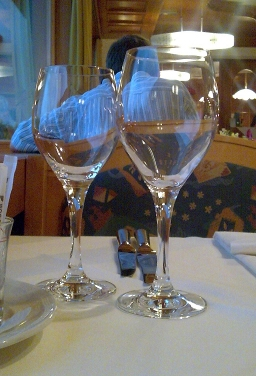
%> input picture TP6_demosaicing_Bayer/images/TestImage.jpg, 256 x 376 px
$ octave Random_demosai.m   (GNU Octave 9; MATLAB toolbox functions it lacks are replaced by stand-ins)
%> lines starting %> are read from the running program, lines starting %| are printed output that depends on the picture
%David Alleysson Janvier 2010
%DemosaicRandom
%Simulation program related to
%Spatially Coherent Image Reconstruction from a Trichromatic Mosaic with
%Random Arrangement of Chromatic samples
%Ophalmic and Physiological Optic, Special Issue, nXX, ppXX, 2010
%This code is for research only and protected by
%FR07/04181 and PCTFR2008000806

close all
clear all

%Read an image from disk
%change file with your image
%image should be a colour image with three channel (i.e. RGB)
I = double(imread('TestImage.jpg'))/255;
figure
image(I)
axis('image')
title('Original Image')

%getting the size of the image
[H W P] = size(I);
%> H = 376; W = 256; P = 3

%Create the random trichromatic mosaic
tmp = rand(H,W);
mR = tmp<1/3;
mG = (tmp>=1/3) & (tmp<2/3);
mB = (tmp>2/3);
figure
image(cat(3,mR,mG,mB))
axis('image')
title('Random trichromatic mosaic')
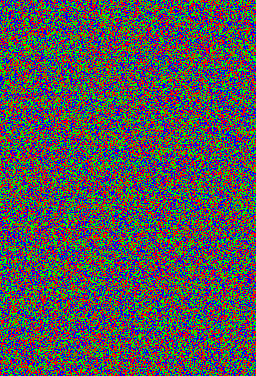
%> displayed picture: size 376x256x3, on the screen's scale of 0 to 255; mean R, G, B 0.335, 0.332, 0.333; drawn with 1 as white

%Create the image as it is sampled by the mosaic
I2 = cat(3,I(:,:,1).*mR,I(:,:,2).*mG,I(:,:,3).*mB);
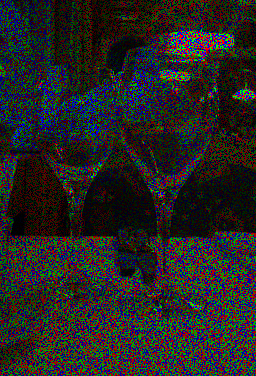
%> I2: size 376x256x3 double; mean R, G, B 0.151, 0.146, 0.142


%Create a BW image from the mosaic to simulate
%responses of photoreceptors
CFA = sum(I2,3);
figure
image(CFA*255)
colormap(gray(256))
axis('image')
title('Simulated cone responses')

%spatial filter
f = [1 2 1
     2 4 2
     1 2 1];
f = conv2(conv2(f,f),f); %extension of the filter on a larger size
f = f/sum(f(:)); %normalisation of the filter


%Estimation of achromatic information with normalized convolution
L = conv2(I2(:,:,1),f,'same')./conv2(double(mR),f,'same')+...
    conv2(I2(:,:,2),f,'same')./conv2(double(mG),f,'same')+...
    conv2(I2(:,:,3),f,'same')./conv2(double(mB),f,'same');
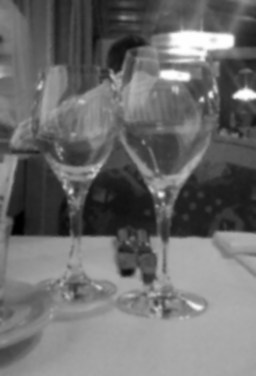
%> L: size 376x256 double; min 0.0536, max 3, mean 1.32; drawn with min black and max white

%estimation of Parvocellular information (i.e. removal of low frequencies
% achromatic from the mosaic)
Parvo = CFA-L;

%Demultiplexage of Parvo information
Chr = cat(3,Parvo.*mR,Parvo.*mG,Parvo.*mB);
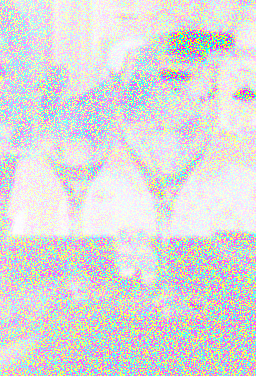
%> Chr: size 376x256x3 double; mean R, G, B -0.29, -0.291, -0.298; drawn with min black and max white
%Interpolation of the chrominance by normalized convolution
Chr2(:,:,1) = conv2(Chr(:,:,1),f,'same')./conv2(double(mR),f,'same');
Chr2(:,:,2) = conv2(Chr(:,:,2),f,'same')./conv2(double(mG),f,'same');
Chr2(:,:,3) = conv2(Chr(:,:,3),f,'same')./conv2(double(mB),f,'same');
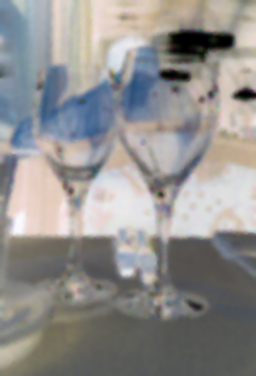
%> Chr2: size 376x256x3 double; mean R, G, B -0.865, -0.877, -0.891; drawn with min black and max white

%Reconstruction of colour image as a sum of luminance + chrominance
I3 = cat(3,L+Chr2(:,:,1),L+Chr2(:,:,2),L+Chr2(:,:,3));
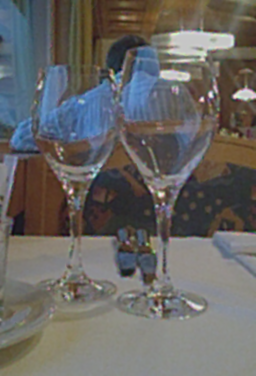
%> I3: size 376x256x3 double; mean R, G, B 0.452, 0.44, 0.425; drawn with min black and max white
figure
image(double(uint8(I3*255))/255)
axis('image')
title('Reconstructed image')
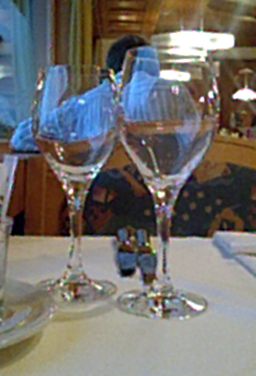
%> displayed picture: size 376x256x3, on the screen's scale of 0 to 255; mean R, G, B 115, 112, 108.4

$ run again, with TP6_demosaicing_Bayer/images/Maison.tif saved as TP6_demosaicing_Bayer/images/TestImage.jpg
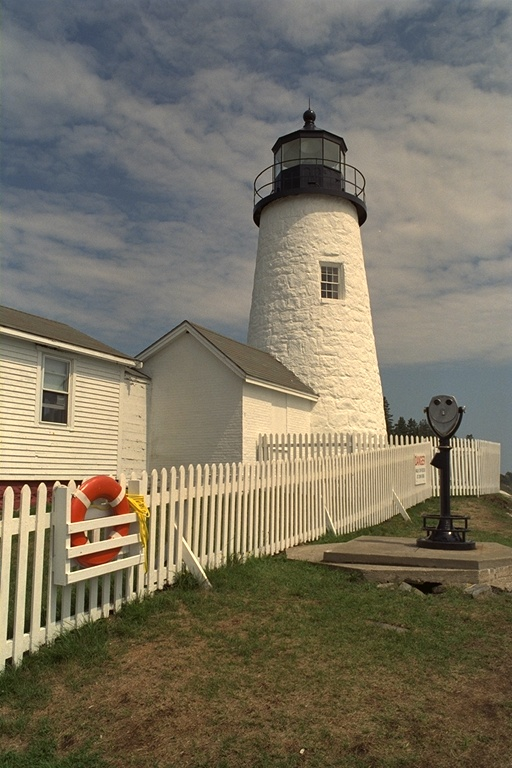
%> input picture TP6_demosaicing_Bayer/images/Maison.tif, 512 x 768 px
%> `Chr2(:,:,3) = conv2(Chr(:,:,3),f,'same')./conv2(double(mB),f,'same');`:
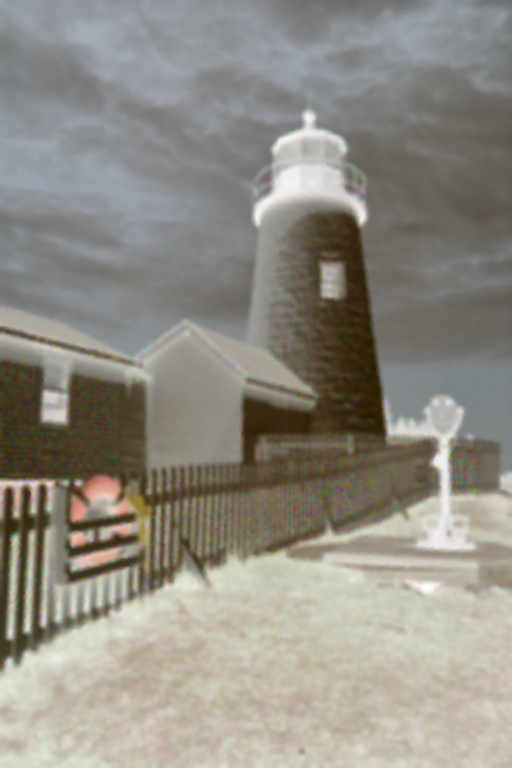
%> Chr2: size 768x512x3 double; mean R, G, B -0.838, -0.865, -0.933; drawn with min black and max white
%> `title('Reconstructed image')`:
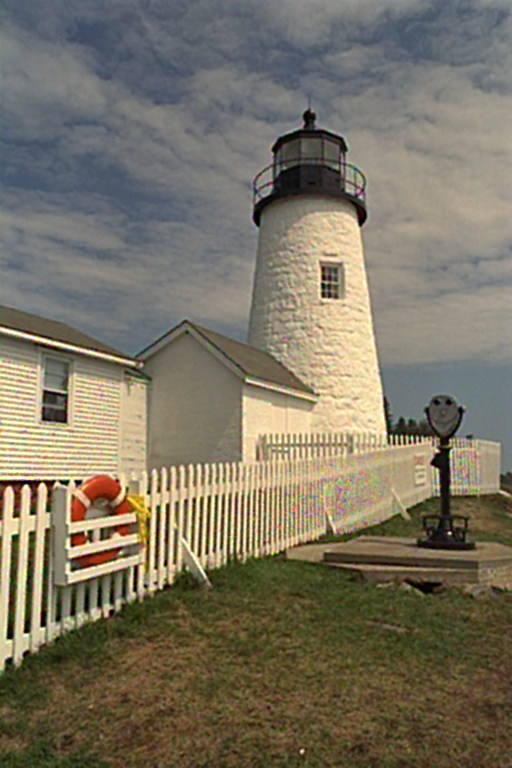
%> displayed picture: size 768x512x3, on the screen's scale of 0 to 255; mean R, G, B 122.3, 115.5, 98.3

$ run again, with TP6_demosaicing_Bayer/images/peppers.png saved as TP6_demosaicing_Bayer/images/TestImage.jpg
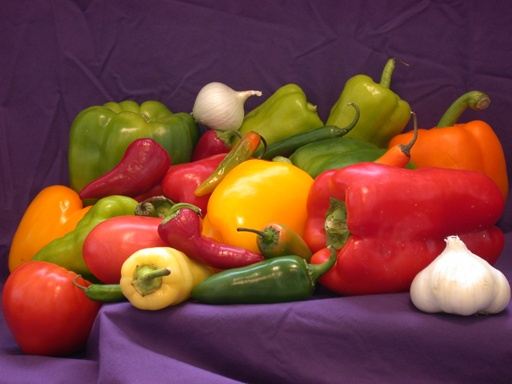
%> input picture TP6_demosaicing_Bayer/images/peppers.png, 512 x 384 px
%> `I3 = cat(3,L+Chr2(:,:,1),L+Chr2(:,:,2),L+Chr2(:,:,3));`:
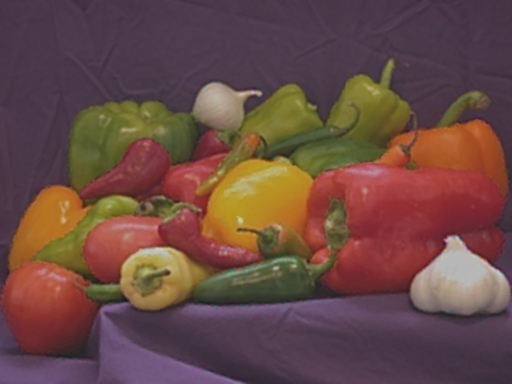
%> I3: size 384x512x3 double; mean R, G, B 0.473, 0.26, 0.226; mean of the top-left, top-right, bottom-left and bottom-right quarters 0.28, 0.298, 0.368, 0.334; drawn with min black and max white
%> `title('Reconstructed image')`:
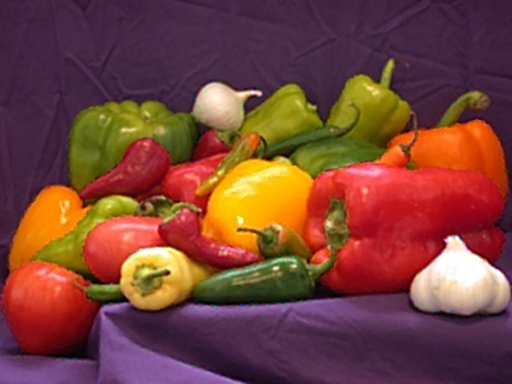
%> displayed picture: size 384x512x3, on the screen's scale of 0 to 255; mean R, G, B 120.5, 66.4, 57.8
